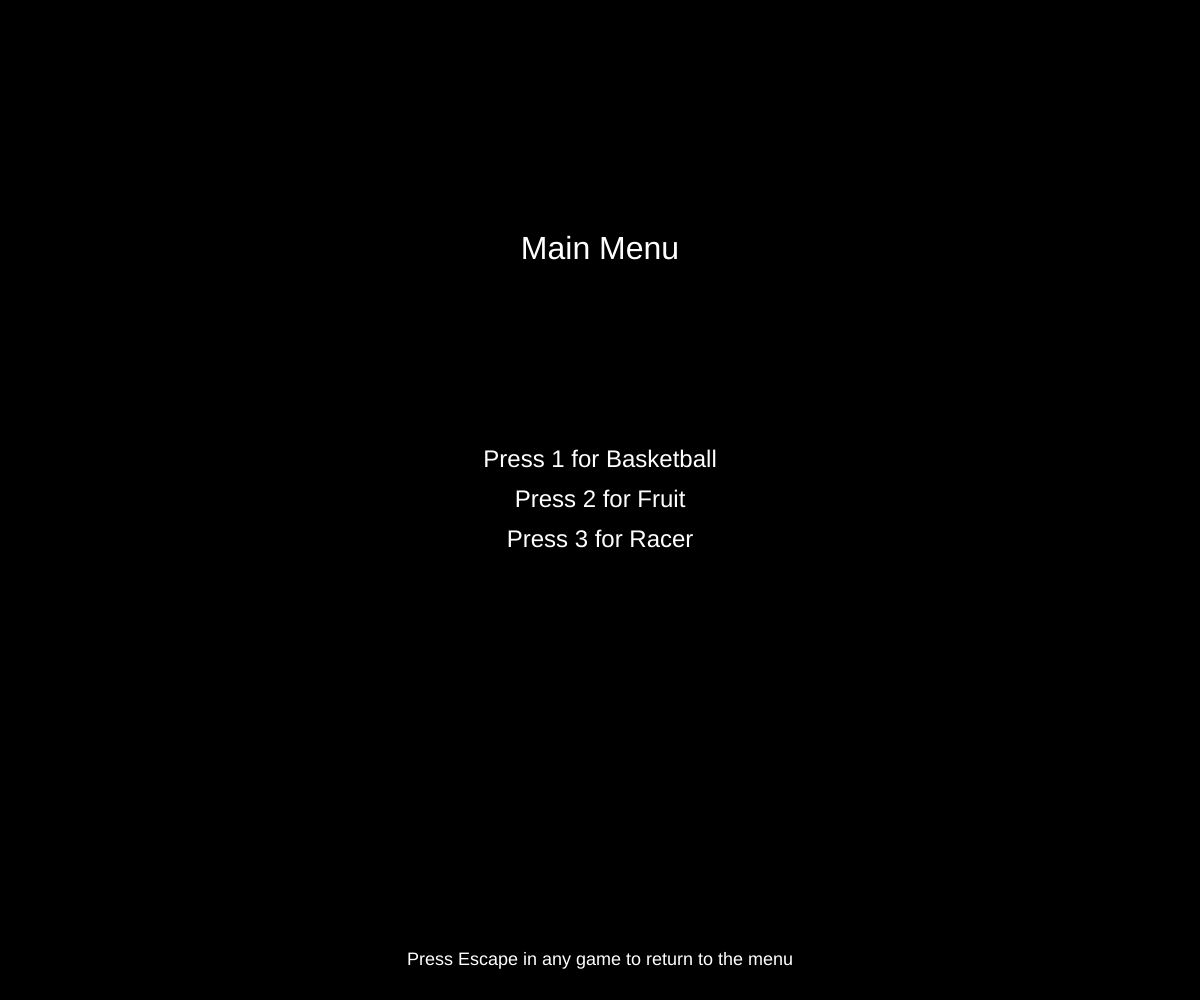
Frame 1 (no input)
Frame 60 (no input): identical to frame 1, image omitted
Frame 120 (the mouse pressed at the canvas centre since frame 60): identical to frame 1, image omitted

The p5.js sketch that drew this single still picture (run headless with seeded random() and noise() and a simulated clock; from frame 60 on, the mouse is pressed at the canvas centre):

// p5.js sketch
// ── sketch.js
let state = "menu"; // Possible states: 'menu', 'basketball', 'fruit', 'racer'


function setup() {
  createCanvas(windowWidth, windowHeight); // Everything is 800 by 800
  textAlign(CENTER, CENTER);
}


function draw() {
  background(0);


  if (state === "menu") {
    showMenu();
  } else if (state === "basketball") {
    basketballGame();
  } else if (state === "fruit") {
    fruitGame();
  } else if (state === "racer") {
    racerGame();
  }
}


function showMenu() {
  fill(255);
  textSize(32);
  text("Main Menu", width / 2, height / 4);


  textSize(24);
  text("Press 1 for Basketball", width / 2, height / 2 - 40);
  text("Press 2 for Fruit", width / 2, height / 2);
  text("Press 3 for Racer", width / 2, height / 2 + 40);


  textSize(18);
  text(
    "Press Escape in any game to return to the menu",
    width / 2,
    height - 40
  );
}


function keyPressed() {
  if (state === "menu") {
    if (key === "1") {
      initBasketball();
      state = "basketball";
    } else if (key === "2") {
      initFruit();
      state = "fruit";
    } else if (key === "3") {
      initRacer();
      state = "racer";
    }
  } else {
    if (keyCode === ESCAPE) {
      state = "menu";
    } else {
      // Route keypresses to the current game's handler
      if (state === "basketball") {
        basketballKeyPressed(key, keyCode);
      } else if (state === "fruit") {
        fruitKeyPressed(key, keyCode);
      } else if (state === "racer") {
        racerKeyPressed(key, keyCode);
      }
    }
  }
}


function keyReleased() {
  if (state === "fruit") {
    fruitKeyReleased(key, keyCode);
  } else if (state === "racer") {
    racerKeyReleased(key, keyCode);
  }
}


function windowResized() {
  resizeCanvas(windowWidth, windowHeight);
}

// ── basketball.js
// basketball.js


// Renamed 'words' to 'basketWords' to avoid conflicts
const basketWords = [
    "apple",
    "grape",
    "chair",
    "table",
    "happy",
    "cloud",
    "green",
    "pencil",
    "school",
    "flower",
    "window",
    "orange",
    "mouse",
    "dinner",
    "bright",
    "yellow",
    "purple",
    "summer",
    "friend",
    "coffee",
    "guitar",
    "mirror",
    "planet",
    "winter",
    "bottle",
    "garden",
    "cookie",
    "puzzle",
    "rocket",
    "screen",
    "forest",
    "artist",
    "sunset",
    "animal",
    "shadow",
    "jungle",
    "ocean",
    "butter",
    "castle",
    "circle",
    "studio",
    "nature",
    "valley",
    "island",
    "travel",
    "banana",
    "candle",
    "soccer",
    "tennis",
    "future",
    "orange",
    "basket",
    "mobile",
    "reason",
    "dragon",
    "planet",
    "energy",
    "camera",
    "school",
    "mirror",
    "window",
    "castle",
    "bright",
    "people",
    "guitar",
    "rocket",
    "pencil",
    "travel",
    "coffee",
    "circle",
    "garden",
    "artist",
    "summer",
    "energy",
    "cloud",
    "friend",
    "screen",
    "shadow",
    "forest",
    "happy",
    "orange",
  ];
 
  let currentWord = "";
  let typedWord = "";
  let playerScore = 0;
  let opponentScore = 0;
  let timeLimit = 75;
  let wordTimeLimit = 5;
  let wordStartTime;
  let startTime;
  let gameStarted = false;
 
  let basketballs = [];
  let player;
  let opponent;
  let jumpForce = -10;
  let groundLevel = 350;
  let maxJumpHeight = 300;
 
  // Keyboard design
  const basketKeyboardRows = ["qwertyuiop", "asdfghjkl", "zxcvbnm"];
  const basketKeySize = 40;
  const basketKeySpacing = 10;
  const basketKeyboardTop = 520;
 
  // Initialize the basketball game
  function initBasketball() {
    textSize(32);
    textAlign(CENTER, CENTER);
    currentWord = random(basketWords);
    typedWord = "";
    playerScore = 0;
    opponentScore = 0;
    basketballs = [];
 
    // Scale ground and jump height based on screen size
    groundLevel = height * 0.4375;    // (350/800 ≈ 0.4375)
    maxJumpHeight = height * 0.375;   // (300/800 = 0.375)
 
    // Player on left quarter, opponent on right quarter
    player = { x: width * 0.25, y: groundLevel, vy: 0, isJumping: false, color: [100, 100, 255] };
    opponent = { x: width * 0.75, y: groundLevel, vy: 0, isJumping: false, color: [255, 100, 100] };
 
    wordStartTime = millis();
    startTime = millis();
    gameStarted = true;
  }
 
 
  // Called every frame when state = 'basketball'
  function basketballGame() {
    background(50, 150, 200);
 
    if (gameStarted) {
      let timeElapsed = floor((millis() - startTime) / 1000);
      let timeLeft = max(0, timeLimit - timeElapsed);
      let minutes = floor(timeLeft / 60);
      let seconds = timeLeft % 60;
      let formattedTime = `${minutes}:${seconds < 10 ? "0" : ""}${seconds}`;
 
      if (timeLeft === 0 || playerScore >= 10 || opponentScore >= 10) {
        endBasketballGame();
      }
 
      let wordTimeLeft = max(
        0,
        wordTimeLimit - floor((millis() - wordStartTime) / 1000)
      );
      if (wordTimeLeft === 0) {
        opponentScores();
      }
 
      // Draw timer
      fill(255);
      textSize(24);
      text("Time Left: " + formattedTime, width / 2, 30);
 
      // Draw current word
      textSize(32);
      fill(255);
      text("Type: " + currentWord, width / 2, 150);
 
      // Typed word box
      fill(200);
      rect(width / 2 - 200, basketKeyboardTop - 70, 400, 40, 5);
      fill(50);
      textSize(20);
      text(typedWord, width / 2, basketKeyboardTop - 50);
 
      // Word time remaining
      fill(255, 200, 200);
      text("Word Time: " + wordTimeLeft + "s", width / 2, 280);
 
      drawHoops();
      updateBasketCharacter(player);
      updateBasketCharacter(opponent);
      drawBasketKeyboard();
      updateBasketballs();
    } else {
      // Game Over or Start Screen
      fill(255);
      textSize(40);
      if (playerScore === 0 && opponentScore === 0) {
        text("Typing Basketball", width / 2, height / 2 - 50);
        textSize(20);
        text("Press ENTER to start", width / 2, height / 2);
      } else {
        let winner = playerScore > opponentScore ? "You Win!" : "Opponent Wins!";
        text(winner, width / 2, height / 2 - 50);
        textSize(20);
        text("Press ENTER to restart", width / 2, height / 2 + 50);
      }
    }
  }
 
  // Handle keys for basketball game
  function basketballKeyPressed(k, kCode) {
    if (!gameStarted) {
      if (kCode === ENTER) {
        resetBasketballGame();
      }
      return;
    }
 
    if (kCode === BACKSPACE && typedWord.length > 0) {
      typedWord = typedWord.slice(0, -1);
      return;
    }
 
    // If it's a letter key
    if (k.length === 1 && /[a-zA-Z]/.test(k)) {
      typedWord += k.toLowerCase();
 
      if (typedWord === currentWord) {
        playerScores();
      } else if (!currentWord.startsWith(typedWord)) {
        opponentScores();
      }
    }
  }
 
  function drawHoops() {
    // Original constants mapped to proportions of screen size
    const hoopY = height * 0.0875;    // 70/800 ~0.0875
    const scoreY = height * 0.1375;   // 110/800 ~0.1375
    const hoopWidth = width * 0.125;  // 100/800 = 0.125
    const hoopHeight = height * 0.025; // 20/800 = 0.025
 
    // Player hoop centered at width*0.25
    const playerHoopX = width * 0.25 - hoopWidth/2;
    // Opponent hoop centered at width*0.75
    const opponentHoopX = width * 0.75 - hoopWidth/2;
 
    // Draw player hoop
    fill(100, 100, 255);
    rect(playerHoopX, hoopY, hoopWidth, hoopHeight);
    fill(255);
    textSize(16);
    text("PLAYER HOOP", playerHoopX + hoopWidth/2, hoopY - hoopHeight);
 
    // Draw opponent hoop
    fill(255, 100, 100);
    rect(opponentHoopX, hoopY, hoopWidth, hoopHeight);
    fill(255);
    text("OPPONENT HOOP", opponentHoopX + hoopWidth/2, hoopY - hoopHeight);
 
    // Draw scores below hoops
    textSize(32);
    fill(100, 100, 255);
    text(playerScore, playerHoopX + hoopWidth/2, scoreY);
    fill(255, 100, 100);
    text(opponentScore, opponentHoopX + hoopWidth/2, scoreY);
 
    textSize(18);
    fill(255);
    text("Press Escape to return to the menu", width / 2, height - 40);
  }
 
 
  function drawBasketKeyboard() {
    let keyboardWidth =
      basketKeyboardRows[0].length * (basketKeySize + basketKeySpacing) -
      basketKeySpacing;
    let keyboardStartX = width / 2 - keyboardWidth / 2;
 
    for (let row = 0; row < basketKeyboardRows.length; row++) {
      let keys = basketKeyboardRows[row];
      for (let col = 0; col < keys.length; col++) {
        let x = keyboardStartX + col * (basketKeySize + basketKeySpacing);
        let y = basketKeyboardTop + row * (basketKeySize + basketKeySpacing);
 
        if (typedWord.endsWith(keys[col])) {
          fill(0, 255, 0);
        } else {
          fill(200);
        }
 
        rect(x, y, basketKeySize, basketKeySize, 5);
        fill(50);
        textSize(20);
        text(keys[col], x + basketKeySize / 2, y + basketKeySize / 2);
      }
    }
  }
 
  function updateBasketballs() {
    const hoopY = height * 0.0875;
    const hoopWidth = width * 0.125;
    const hoopHeight = height * 0.025;
    const playerHoopX = width * 0.25 - hoopWidth/2;
    const opponentHoopX = width * 0.75 - hoopWidth/2;
 
    for (let i = basketballs.length - 1; i >= 0; i--) {
      let ball = basketballs[i];
 
      if (!ball.stopped) {
        ball.vy += 0.5;
        ball.x += ball.vx;
        ball.y += ball.vy;
 
        // Check hoop scoring
        if (
          ball.type === "player" &&
          ball.x >= opponentHoopX && ball.x <= opponentHoopX + hoopWidth &&
          ball.y >= hoopY && ball.y <= hoopY + hoopHeight
        ) {
          ball.stopped = true;
          ball.explosionFrame = 0;
        } else if (
          ball.type === "opponent" &&
          ball.x >= playerHoopX && ball.x <= playerHoopX + hoopWidth &&
          ball.y >= hoopY && ball.y <= hoopY + hoopHeight
        ) {
          ball.stopped = true;
          ball.explosionFrame = 0;
        }
      } else {
        // Explosion animation logic remains the same,
        // just draw highlight using playerHoopX/opponentHoopX
        ball.explosionFrame++;
        let pulseSize = ball.explosionFrame * 3;
        noFill();
        strokeWeight(2);
        stroke(255, 165, 0, 200 - ball.explosionFrame * 10);
        ellipse(ball.x, ball.y, pulseSize);
 
        if (ball.type === "player") {
          stroke(255, 200, 0, 200 - ball.explosionFrame * 10);
          rect(opponentHoopX, hoopY, hoopWidth, hoopHeight);
        } else {
          stroke(255, 200, 0, 200 - ball.explosionFrame * 10);
          rect(playerHoopX, hoopY, hoopWidth, hoopHeight);
        }
 
        if (ball.explosionFrame > 20) {
          basketballs.splice(i, 1);
        }
      }
 
      if (!ball.stopped) {
        fill(ball.color);
        noStroke();
        ellipse(ball.x, ball.y, 20, 20);
      }
    }
  }
 
 
  function updateBasketCharacter(char) {
    if (char.isJumping) {
      char.vy += 1;
      char.y += char.vy;
 
      if (char.y < maxJumpHeight) {
        char.y = maxJumpHeight;
        char.vy = 0;
      }
 
      if (char.y >= groundLevel) {
        char.y = groundLevel;
        char.vy = 0;
        char.isJumping = false;
      }
    }
 
    fill(char.color);
    ellipse(char.x, char.y, 30, 30);
    rect(char.x - 10, char.y + 15, 20, 30);
  }
 
  function playerScores() {
    playerScore++;
    addBasketball("player");
    typedWord = "";
    currentWord = random(basketWords);
    wordStartTime = millis();
    player.isJumping = true;
    player.vy = jumpForce;
  }
 
  function opponentScores() {
    opponentScore++;
    addBasketball("opponent");
    typedWord = "";
    currentWord = random(basketWords);
    wordStartTime = millis();
    opponent.isJumping = true;
    opponent.vy = jumpForce;
  }
 
  function resetBasketballGame() {
    playerScore = 0;
    opponentScore = 0;
    typedWord = "";
    currentWord = random(basketWords);
    basketballs = [];
    player.isJumping = false;
    player.y = groundLevel;
    opponent.isJumping = false;
    opponent.y = groundLevel;
    wordStartTime = millis();
    gameStarted = true;
    startTime = millis();
  }
 
  function endBasketballGame() {
    gameStarted = false;
  }
 
  function addBasketball(type) {
    // Same proportions as drawHoops()
    const hoopY = height * 0.0875;
    let targetX = (type === "player") ? width * 0.75 : width * 0.25;
    let targetY = hoopY;
 
    let char = (type === "player") ? player : opponent;
    let dx = targetX - char.x;
    let dy = targetY - char.y;
    let totalTime = 50;
    let vx = dx / totalTime;
    let vy = (dy - 0.5 * 0.5 * totalTime * totalTime) / totalTime;
 
    basketballs.push({
      x: char.x,
      y: char.y - 20,
      vx: vx,
      vy: vy,
      stopped: false,
      explosionFrame: 0,
      type: type,
      color: (type === "player") ? color(255, 100, 100) : color(100, 100, 255),
    });
  }

// ── racer.js
// racer.js


// Renamed 'sentences' to 'racerSentences' to avoid conflicts
const racerSentences = [
    "The quick brown fox jumps over the lazy dog.",
    "Typing fast can help you win this race.",
    "JavaScript makes games interactive and fun.",
    "A rolling stone gathers no moss.",
    "Practice typing daily to improve speed.",
    "Never stop learning new things in life.",
    "Creativity is intelligence having fun.",
  ];
 
  let currentRacerSentence = "";
  let typedRacerSentence = "";
  let userProgress = 0;
  let aiProgress = 0;
  const totalDistance = 850;
  let racerGameStarted = false;
  let racerTimeLimit = 60;
  let racerStartTime;
  let completedSentences = 0;
  let racerGameEnded = false;
 
  // AI car speed
  let aiSpeed;
 
  const racerKeyboardRows = ["qwertyuiop", "asdfghjkl", "zxcvbnm"];
  const racerKeySize = 40;
  const racerKeySpacing = 10;
  const racerKeyboardTop = 520;
 
  // Initialize the racer game
  function initRacer() {
    textSize(24);
    textAlign(CENTER, CENTER);
    resetRacerGame();
  }
 
  // Called every frame when state = 'racer'
  function racerGame() {
    background(50, 150, 200);
 
    if (!racerGameStarted) {
      drawRacerStartScreen();
      return;
    }
 
    if (racerGameEnded) {
      drawRacerEndScreen();
      return;
    }
 
    let timeLeft = max(
      0,
      racerTimeLimit - floor((millis() - racerStartTime) / 1000)
    );
    if (
      timeLeft === 0 ||
      completedSentences >= 4 ||
      aiProgress >= totalDistance
    ) {
      endRacerGame();
      return;
    }
 
    aiProgress = min(totalDistance, aiProgress + aiSpeed);
 
    drawRacerTrack();
    drawRacerCars();
    drawRacerHUD(timeLeft);
    drawRacerTypingBox();
    drawRacerKeyboard();
  }
 
  function racerKeyPressed(k, kCode) {
    if (!racerGameStarted && kCode === ENTER) {
      resetRacerGame();
      return;
    }
 
    if (racerGameEnded && kCode === ENTER) {
      resetRacerGame();
      return;
    }
 
    if (!racerGameStarted || racerGameEnded) return;
 
    if (kCode === BACKSPACE && typedRacerSentence.length > 0) {
      typedRacerSentence = typedRacerSentence.slice(0, -1);
      updateRacerProgress();
      return;
    }
 
    if (k.length === 1) {
      typedRacerSentence += k;
      updateRacerProgress();
      if (typedRacerSentence === currentRacerSentence) {
        completedSentences++;
        typedRacerSentence = "";
        currentRacerSentence = random(racerSentences);
        updateRacerProgress();
      }
    }
  }
 
  function racerKeyReleased(k, kCode) {
    // Not specifically needed here, but you can add logic if needed
  }
 
  function drawRacerStartScreen() {
    fill(255);
    textSize(36);
    text("Type Racer", width / 2, height / 2 - 50);
    textSize(20);
    text("Type sentences to race against the AI!", width / 2, height / 2);
    text("Press ENTER to start", width / 2, height / 2 + 50);
  }
 
  function drawRacerEndScreen() {
    fill(255);
    textSize(36);
 
    if (completedSentences >= 4) {
      text("You Win!", width / 2, height / 2 - 50);
      userProgress = totalDistance + 50;
    } else if (aiProgress >= totalDistance) {
      text("AI Wins!", width / 2, height / 2 - 50);
      aiProgress = totalDistance + 50;
    }
 
    textSize(24);
    text(
      `Your Progress: ${completedSentences}/4 sentences`,
      width / 2,
      height / 2
    );
    text("Press ENTER to restart", width / 2, height / 2 + 50);
  }
 
  function endRacerGame() {
    racerGameEnded = true;
    if (completedSentences >= 4) {
      userProgress = totalDistance + 50;
    } else if (aiProgress >= totalDistance) {
      aiProgress = totalDistance + 50;
    }
  }
 
  function drawRacerTrack() {
    const laneHeight = 80;          
    const trackWidth = totalDistance + 60;
    const trackX = width / 2 - trackWidth / 2;
 
    // Position lanes higher up on the screen
    // For example, user lane at 15% of screen height and AI lane 100px below it
    const userLaneY = height * 0.15;    // 15% down from the top
    const aiLaneY = userLaneY + 100;    // 100px below user lane
 
    fill(100);
    rect(trackX, userLaneY, totalDistance, laneHeight); // user lane
    rect(trackX, aiLaneY, totalDistance, laneHeight);   // AI lane
 
    fill(255);
    // Finish line remains at the end of the track, covering both lanes
    rect(trackX + totalDistance + 50, userLaneY - 20, 10, laneHeight * 2 + 70);
  }
 
  function drawRacerCars() {
    const laneHeight = 80;
    const trackWidth = totalDistance + 60;
    const trackX = width / 2 - trackWidth / 2;
 
    // Use the same lane positions as drawRacerTrack()
    const userLaneY = height * 0.15;
    const aiLaneY = userLaneY + 100;
 
    // Center the cars vertically in their lanes
    const userCarY = userLaneY + laneHeight/2 - 20; // half of 40px car height is 20
    const aiCarY = aiLaneY + laneHeight/2 - 20;
 
    fill(0, 0, 255);
    rect(min(trackX + userProgress, trackX + totalDistance + 50), userCarY, 40, 40);
 
    fill(255, 0, 0);
    rect(min(trackX + aiProgress, trackX + totalDistance + 50), aiCarY, 40, 40);
  }
 
 
 
  function drawRacerHUD(timeLeft) {
    fill(255);
    textSize(20);
    text(`Completed: ${completedSentences}/4`, 150, 30);
    text(`Time Left: ${timeLeft}s`, width - 150, 30);
 
    textSize(18);
    fill(255);
    text("Press Escape to return to the menu", width / 2, height - 40);
  }
 
  function drawRacerTypingBox() {
    fill(255);
    textSize(20);
    textFont("Courier New");
    textAlign(CENTER, CENTER);
 
    text(currentRacerSentence, width / 2, 400);
 
    fill(200);
    rect(width / 2 - 300, 450, 600, 50, 5);
 
    let boxWidth = 580;
    let displayedText = typedRacerSentence;
 
    textFont("Courier New");
    while (textWidth(displayedText) > boxWidth) {
      displayedText = displayedText.slice(1);
    }
 
    let startX = width / 2 - textWidth(displayedText) / 2;
 
    for (let i = 0; i < displayedText.length; i++) {
      fill(
        displayedText[i] === currentRacerSentence[i] ? [50, 50, 50] : [255, 0, 0]
      );
      text(displayedText[i], startX + textWidth(displayedText.slice(0, i)), 475);
    }
 
    if (typedRacerSentence.length === 0) {
      fill(150);
      text("Start typing here...", width / 2, 475);
    }
  }
 
  function drawRacerKeyboard() {
    const keyboardWidth =
      racerKeyboardRows[0].length * (racerKeySize + racerKeySpacing) -
      racerKeySpacing;
 
    for (let row = 0; row < racerKeyboardRows.length; row++) {
      const keys = racerKeyboardRows[row];
      const rowWidth =
        keys.length * (racerKeySize + racerKeySpacing) - racerKeySpacing;
      const rowStartX = width / 2 - rowWidth / 2;
 
      for (let col = 0; col < keys.length; col++) {
        const x = rowStartX + col * (racerKeySize + racerKeySpacing);
        const y = racerKeyboardTop + row * (racerKeySize + racerKeySpacing);
 
        fill(typedRacerSentence.endsWith(keys[col]) ? [0, 255, 0] : 200);
        rect(x, y, racerKeySize, racerKeySize, 5);
        fill(50);
        textSize(20);
        text(keys[col], x + racerKeySize / 2, y + racerKeySize / 2);
      }
    }
 
    const backspaceX = width / 2 + keyboardWidth / 2 + racerKeySpacing;
    const backspaceY = racerKeyboardTop + 2 * (racerKeySize + racerKeySpacing);
 
    fill(200);
    rect(backspaceX, backspaceY, 100, racerKeySize, 5);
    fill(50);
    textSize(20);
    text("Backspace", backspaceX + 50, backspaceY + racerKeySize / 2);
  }
 
  function updateRacerProgress() {
    userProgress = min(
      totalDistance,
      (completedSentences +
        typedRacerSentence.length / currentRacerSentence.length) *
        (totalDistance / 4)
    );
  }
 
  function resetRacerGame() {
    userProgress = 0;
    aiProgress = 0;
    typedRacerSentence = "";
    completedSentences = 0;
    currentRacerSentence = random(racerSentences);
    racerStartTime = millis();
    racerGameStarted = true;
    racerGameEnded = false;
    aiSpeed = totalDistance / (racerTimeLimit * 60);
  }
